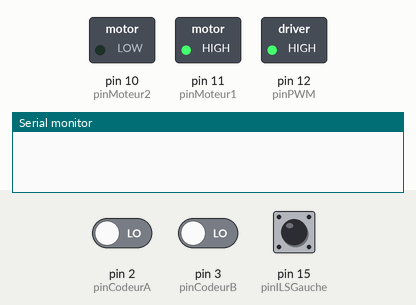
This sketch was run on a simulated Arduino Uno, built with avr-gcc and run on an emulated ATmega328P. On the bench: switched loads named in the sketch (green lamp = pin HIGH), the last lines printed to the serial monitor. The test bench sets the inputs (shaded band); at power-on: pin 15 (pinILSGauche) HIGH, pin 2 (pinCodeurA) LOW, pin 3 (pinCodeurB) LOW.

Above: at 1.1 s.
1.2 s: pin 15 (pinILSGauche) pulled LOW for 0.15 s
At 1.6 s:
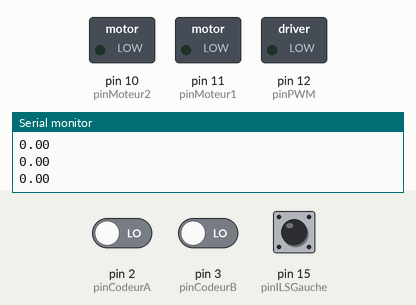
Timing chart, 0 to 4.2 s (numbered marks = the images above; inputs shaded):
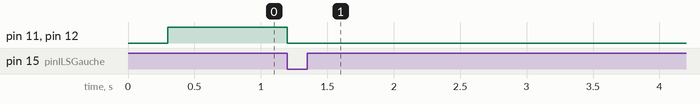

Measured:
- after the input at 1.2 s, pin 11 (pinMoteur1), pin 12 (pinPWM): HIGH → LOW at once

The sketch:

boucle_ouverte.ino
```cpp
/* -------------------------------------------------------------------------------------------------------------------------
  Pilotage moteur DC asservi

  Deux ILS gerent les fin de course (interrupteur NC, ferme, donc 0, car connecte a GND par defaut)
  Le homing se fait sur l'ILS gauche

  Asservissement PID implemente intrinsequement precis

  La course est de 17904 impulsions

  V 7  Hadrien Patte 13/03/2017
  ----------------------------------------------------------------------------------------------------------------------------*/
/* -------------------------------------------------------------------------------------------------------------------------
  Notes : * pas de pulldown internes sur des arduino, uniquement des pullup
            volatile pour les variables modifiables en interruption
            const pour les pin
  ----------------------------------------------------------------------------------------------------------------------------*/
// Variables liees a l'affichage sr le port serie
unsigned long maintenant;
unsigned long dernierAffichage;
const int periodeAffichage = 50;

// Variables liees au calcul du PID
unsigned long dernierCalculPID = 0;
float vitesseinstantannee = 0;
volatile float position = 0; // input
volatile float previousposition = 0; // input
float dernierePosition = 0;
float consigne = 10000; // setpoint
float sortiePID = 0; // output
float ITerm = 0;
int periodePID = 10;
int vitesseMin = 200;
int vitesseMax = 255;

// Coefficients PID
float kp = 1;
float ki = 10;
float kd = 0.5;
/*float kp = 1;
  float ki = 0;
  float kd = 0;*/

// Connexion du driver moteur L298N aux broches numeriques Arduino
const byte pinPWM             =  12;     // Pin PWM enable
const byte pinMoteur1         =  11;     // Pin Moteur 1
const byte pinMoteur2         =  10;     // Pin Moteur 2

const byte pinCodeurA         =   2;     // Broche signal codeur A
const byte pinCodeurB         =   3;     // Broche signal codeur B
boolean stateCodeurA          =   0;     // Variable d'etat du codeur A
boolean stateCodeurB          =   0;     // Variable d'etat du codeur B


const byte pinILSDroit        =  14;     // Broche signal de l'ILS droit
const byte pinILSGauche       =  15;     // Broche signal de l'ILS gauche (celui qui sert pour le homing)

int homingSpeed               = 200;     // Vitesse de homing (0-255)

void setup() {
  Serial.begin(115200);                  // Activation du moniteur serie

  // Initialisation des broches de commande du moteur
  pinMode(pinPWM,     OUTPUT);
  pinMode(pinMoteur1, OUTPUT);
  pinMode(pinMoteur2, OUTPUT);

  // Initialisation des broches des codeurs
  pinMode(pinCodeurA,  INPUT);
  pinMode(pinCodeurB,  INPUT);

  // Initialisation des broches des ILS
  pinMode(pinILSDroit,      INPUT);      // configure la broche de l'ILS droit en entree
  pinMode(pinILSGauche,     INPUT);      // configure la broche de l'ILS gauche en entree
  digitalWrite(pinILSDroit,  HIGH);      // Activation pullup interne
  digitalWrite(pinILSGauche, HIGH);      // Activation pullup interne

  // Initialise la position
  homing(homingSpeed);

  // Lance les interruptions
  attachInterrupt(0, interruptionCodeurA, CHANGE); // interruption 0 sur le codeur A (PIN 2)
  attachInterrupt(1, interruptionCodeurB, CHANGE); // interruption 1 sur le codeur B (PIN 3)

  // Initialise le PID
  ki = ki * ((float)periodePID) / 1000;
  kd = kd * 1000 / ((float)periodePID);
}

void loop() {
  // boucle de controle asservi (reponse a une consigne)
  afficher();

  //calculPID();

  // Test de fin de course
  if ((digitalRead(pinILSGauche) == HIGH) or (digitalRead(pinILSDroit) == HIGH)) {
    arretMoteur();
  }
  else {
    deplacementDroite(255);
  }

}

// ---------------------------------------------------------------------------------------------------------------------------
void homing(int vitesseHoming) {
  // On Fait avancer le chariot vers la gauche tant que l'ILS gauche a le status 0. On arrete le moteur quand l'ILS passe au status 1
  analogWrite(pinPWM, homingSpeed);            // Envoi de la vitesse de homing sur la pin PWM
  while (digitalRead(pinILSGauche) == LOW) {
    deplacementGauche(vitesseHoming);
  }
  arretMoteur();
  delay(300);

  while (digitalRead(pinILSGauche) == HIGH) {
    deplacementDroite(vitesseHoming);
  }
  arretMoteur();
  delay(300);
}

// ---------------------------------------------------------------------------------------------------------------------------
void deplacementGauche(int vitesse) {
  // Deplacement vers la gauche du chariot a la vitesse vitesse
  analogWrite(pinPWM,   vitesse);            // Envoi de la vitesse sur la pin PWM pinPWM
  digitalWrite(pinMoteur1,  LOW);
  digitalWrite(pinMoteur2, HIGH);
}

// ---------------------------------------------------------------------------------------------------------------------------
void deplacementDroite(int vitesse) {
  // Deplacement vers la droite du chariot
  analogWrite(pinPWM,   vitesse);            // Envoi de la vitesse sur la pin PWM pinPWM
  digitalWrite(pinMoteur1, HIGH);
  digitalWrite(pinMoteur2,  LOW);
}

// ---------------------------------------------------------------------------------------------------------------------------
void arretMoteur() {
  // Arret du moteur
  analogWrite(pinPWM,        0);
  digitalWrite(pinMoteur1, LOW);
  digitalWrite(pinMoteur2, LOW);
}

// ---------------------------------------------------------------------------------------------------------------------------
void afficher() {
  // Affichage sur le port serie toutes les period de la variable
  maintenant = millis();
  if ( (maintenant - dernierAffichage) >= periodeAffichage )  {
    vitesseinstantannee = (position - previousposition) / periodeAffichage;
    previousposition = position;
    //if (abs(variable - consigne) > 5) {
    Serial.println(vitesseinstantannee);
    //}
    dernierAffichage = maintenant;
  }
}

// ---------------------------------------------------------------------------------------------------------------------------
void calculPID()
{
  maintenant = millis();
  if ( (maintenant - dernierCalculPID) >= periodePID)
  {
    //Compute all the working erreur variables
    float erreur = (consigne - position);
    ITerm += (ki * erreur);
    if (ITerm > vitesseMax) {
      ITerm = vitesseMax;
    }
    else if (ITerm < vitesseMin) {
      ITerm = vitesseMin;
    }
    float dposition = (position - dernierePosition);

    // Calcul de sortiePID
    sortiePID = kp * erreur + ITerm - kd * dposition;

    // On cale sortiePID entre vitesseMin et vitesseMAX
    if (sortiePID >= 0) {
      if (sortiePID > vitesseMax) {
        sortiePID = vitesseMax;
      }
      else if (sortiePID < vitesseMin) {
        sortiePID = vitesseMin;
      }
    }
    else {
      if (sortiePID > (0 - vitesseMin) ) {
        sortiePID = (0 - vitesseMin);
      }
      else if (sortiePID < (0 - vitesseMax)) {
        sortiePID = (0 - vitesseMax);
      }
    }

    // Pour le prochain passage
    dernierePosition = position;
    dernierCalculPID = maintenant;
  }
}

// ---------------------------------------------------------------------------------------------------------------------------
void interruptionCodeurA() {
  //stateCodeurA = (PINE & B00010000) >> 4;
  //stateCodeurB = (PINH & B00100000) >> 5;   //que pour la pin 8

  stateCodeurA = digitalRead(pinCodeurA);
  stateCodeurB = digitalRead(pinCodeurB);
  if (stateCodeurA == HIGH) {              // Found a low-to-high on A phase. if(digitalRead(pinCodeurA)==HIGH){ .... read PE4
    if (stateCodeurB == LOW) {             // Check B phase to see which way. if(digitalRead(pinCodeurB)==LOW) { .... read PH5
      position -- ;
    }
    else {
      position ++ ;
    }
  }
  else {
    if (stateCodeurB == LOW) {             // Check B phase to see which way. if(digitalRead(pinCodeurB)==LOW) { .... read PH5
      position ++ ;
    }
    else {
      position -- ;
    }
  }
}

// ---------------------------------------------------------------------------------------------------------------------------

void interruptionCodeurB() {
  //stateCodeurA = (PINE & B00010000) >> 4;
  //stateCodeurB = (PINH & B00100000) >> 5;   //que pour la pin 8

  stateCodeurA = digitalRead(pinCodeurA);
  stateCodeurB = digitalRead(pinCodeurB);
  if (stateCodeurA == HIGH) {              // Found a low-to-high on A phase. if(digitalRead(pinCodeurA)==HIGH){ .... read PE4
    if (stateCodeurB == LOW) {             // Check B phase to see which way. if(digitalRead(pinCodeurB)==LOW) { .... read PH5
      position ++ ;
    }
    else {
      position -- ;
    }
  }
  else {
    if (stateCodeurB == LOW) {             // Check B phase to see which way. if(digitalRead(pinCodeurB)==LOW) { .... read PH5
      position -- ;
    }
    else {
      position ++ ;
    }
  }
}

// ---------------------------------------------------------------------------------------------------------------------------
```
